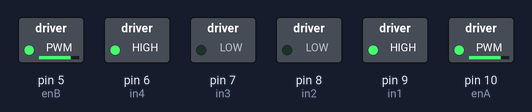
Bench run of a sketch on a simulated Arduino Uno, built with avr-gcc and run on an emulated ATmega328P. Parts: switched loads named in the sketch (green lamp = pin HIGH).

Above: at 0.1 s.
Timing chart, 0 to 1.6 s (numbered marks = the images above):
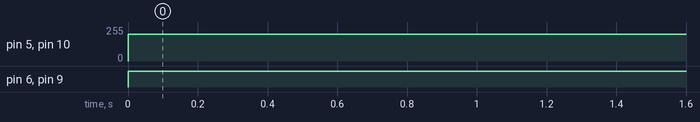

The sketch:

motors.ino
```cpp
int enA = 10;
int in1 = 9;
int in2 = 8;
// motor two
int enB = 5;
int in3 = 7;
int in4 = 6;

int motorDirection = 1; // 0 for one direction, 1 for the other direction, 2 for static

void setup()
{
  // set all the motor control pins to outputs
  pinMode(enA, OUTPUT);
  pinMode(enB, OUTPUT);
  pinMode(in1, OUTPUT);
  pinMode(in2, OUTPUT);
  pinMode(in3, OUTPUT);
  pinMode(in4, OUTPUT);
}

void controlMotors(int direction)
{
  if (direction == 1) // forward
  {
    // Move in one direction
    digitalWrite(in1, HIGH);
    digitalWrite(in2, LOW);
    digitalWrite(in3, LOW);
    digitalWrite(in4, HIGH);
  }
  else if (direction == 0) // backward
  {

    digitalWrite(in1, LOW);
    digitalWrite(in2, HIGH);
    digitalWrite(in3, HIGH);
    digitalWrite(in4, LOW);
  }
  else if (direction == 2)
  {
    // Static state, motors are off
    digitalWrite(in1, LOW);
    digitalWrite(in2, LOW);
    digitalWrite(in3, LOW);
    digitalWrite(in4, LOW);
  }

  // Set the speed to a fixed value (e.g., 200 out of possible range 0~255)
  analogWrite(enA, 200);
  analogWrite(enB, 200);
  delay(1000);
}

void loop()
{
  // Depending on the value of motorDirection, move in one direction, the other, or stay static
  controlMotors(motorDirection);


  delay(1000); // Delay before changing direction
}
```

Measured:
- by itself, pin 5 (enB), pin 10 (enA): 0/255 → 200/255 at 0.00 s
- by itself, pin 6 (in4), pin 9 (in1): LOW → HIGH at 0.00 s
